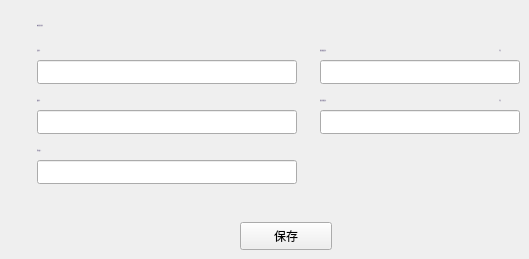
       <widget class="QWidget" name="page_2">
        <widget class="QLineEdit" name="newPwdLineEdit">
         <property name="geometry">
          <rect>
           <x>37</x>
           <y>110</y>
           <width>260</width>
           <height>24</height>
          </rect>
         </property>
         <property name="font">
          <font>
           <family>微软雅黑</family>
          </font>
         </property>
         <property name="contextMenuPolicy">
          <enum>Qt::DefaultContextMenu</enum>
         </property>
         <property name="echoMode">
          <enum>QLineEdit::Password</enum>
         </property>
        </widget>
        <widget class="QLineEdit" name="confirmPwdLineEdit">
         <property name="geometry">
          <rect>
           <x>37</x>
           <y>160</y>
           <width>260</width>
           <height>24</height>
          </rect>
         </property>
         <property name="font">
          <font>
           <family>微软雅黑</family>
          </font>
         </property>
         <property name="contextMenuPolicy">
          <enum>Qt::DefaultContextMenu</enum>
         </property>
         <property name="echoMode">
          <enum>QLineEdit::Password</enum>
         </property>
        </widget>
        <widget class="QToolButton" name="confirmBtn">
         <property name="geometry">
          <rect>
           <x>240</x>
           <y>222</y>
           <width>92</width>
           <height>28</height>
          </rect>
         </property>
         <property name="font">
          <font/>
         </property>
         <property name="cursor">
          <cursorShape>PointingHandCursor</cursorShape>
         </property>
         <property name="focusPolicy">
          <enum>Qt::NoFocus</enum>
         </property>
         <property name="styleSheet">
          <string notr="true"/>
         </property>
         <property name="text">
          <string>保存</string>
         </property>
        </widget>
        <widget class="QLabel" name="label_7">
         <property name="geometry">
          <rect>
           <x>37</x>
           <y>140</y>
           <width>100</width>
           <height>20</height>
          </rect>
         </property>
         <property name="font">
          <font>
           <family>微软雅黑</family>
           <pointsize>-1</pointsize>
           <weight>50</weight>
           <italic>false</italic>
           <bold>false</bold>
          </font>
         </property>
         <property name="styleSheet">
          <string notr="true">font: 9px &quot;微软雅黑&quot;;
color:rgb(137,129,161);</string>
         </property>
         <property name="text">
          <string>再次输入：</string>
         </property>
         <property name="alignment">
          <set>Qt::AlignLeading|Qt::AlignLeft|Qt::AlignVCenter</set>
         </property>
        </widget>
        <widget class="QLabel" name="tipLabel3">
         <property name="geometry">
          <rect>
           <x>180</x>
           <y>61</y>
           <width>110</width>
           <height>20</height>
          </rect>
         </property>
         <property name="font">
          <font>
           <family>微软雅黑</family>
          </font>
         </property>
         <property name="styleSheet">
          <string notr="true">color: rgb(255, 0, 0);</string>
         </property>
         <property name="text">
          <string/>
         </property>
        </widget>
        <widget class="QLabel" name="label_8">
         <property name="geometry">
          <rect>
           <x>37</x>
           <y>40</y>
           <width>100</width>
           <height>20</height>
          </rect>
         </property>
         <property name="font">
          <font>
           <family>微软雅黑</family>
           <pointsize>-1</pointsize>
           <weight>50</weight>
           <italic>false</italic>
           <bold>false</bold>
          </font>
         </property>
         <property name="styleSheet">
          <string notr="true">font: 9px &quot;微软雅黑&quot;;
color:rgb(137,129,161);</string>
         </property>
         <property name="text">
          <string>旧密码：</string>
         </property>
         <property name="alignment">
          <set>Qt::AlignLeading|Qt::AlignLeft|Qt::AlignVCenter</set>
         </property>
        </widget>
        <widget class="QLabel" name="tipLabel2">
         <property name="geometry">
          <rect>
           <x>180</x>
           <y>161</y>
           <width>110</width>
           <height>20</height>
          </rect>
         </property>
         <property name="font">
          <font>
           <family>微软雅黑</family>
          </font>
         </property>
         <property name="styleSheet">
          <string notr="true">color: rgb(255, 0, 0);</string>
         </property>
         <property name="text">
          <string/>
         </property>
        </widget>
        <widget class="QLabel" name="label_9">
         <property name="geometry">
          <rect>
           <x>37</x>
           <y>90</y>
           <width>100</width>
           <height>20</height>
          </rect>
         </property>
         <property name="font">
          <font>
           <family>微软雅黑</family>
           <pointsize>-1</pointsize>
           <weight>50</weight>
           <italic>false</italic>
           <bold>false</bold>
          </font>
         </property>
         <property name="styleSheet">
          <string notr="true">font: 9px &quot;微软雅黑&quot;;
color:rgb(137,129,161);</string>
         </property>
         <property name="text">
          <string>新密码：</string>
         </property>
         <property name="alignment">
          <set>Qt::AlignLeading|Qt::AlignLeft|Qt::AlignVCenter</set>
         </property>
        </widget>
        <widget class="QLabel" name="tipLabel">
         <property name="geometry">
          <rect>
           <x>180</x>
           <y>111</y>
           <width>110</width>
           <height>20</height>
          </rect>
         </property>
         <property name="font">
          <font>
           <family>微软雅黑</family>
          </font>
         </property>
         <property name="styleSheet">
          <string notr="true">color: rgb(255, 0, 0);</string>
         </property>
         <property name="text">
          <string/>
         </property>
        </widget>
        <widget class="QLineEdit" name="oldPwdLineEdit">
         <property name="geometry">
          <rect>
           <x>37</x>
           <y>60</y>
           <width>260</width>
           <height>24</height>
          </rect>
         </property>
         <property name="font">
          <font>
           <family>微软雅黑</family>
          </font>
         </property>
         <property name="contextMenuPolicy">
          <enum>Qt::DefaultContextMenu</enum>
         </property>
         <property name="echoMode">
          <enum>QLineEdit::Password</enum>
         </property>
        </widget>
        <widget class="QLabel" name="label">
         <property name="geometry">
          <rect>
           <x>37</x>
           <y>10</y>
           <width>200</width>
           <height>30</height>
          </rect>
         </property>
         <property name="font">
          <font>
           <family>微软雅黑</family>
           <pointsize>-1</pointsize>
           <weight>50</weight>
           <italic>false</italic>
           <bold>false</bold>
          </font>
         </property>
         <property name="styleSheet">
          <string notr="true">font: 10px &quot;微软雅黑&quot;;
color:rgb(137,129,161);</string>
         </property>
         <property name="text">
          <string>修改钱包密码</string>
         </property>
        </widget>
        <widget class="QLabel" name="label_12">
         <property name="geometry">
          <rect>
           <x>320</x>
           <y>40</y>
           <width>100</width>
           <height>20</height>
          </rect>
         </property>
         <property name="font">
          <font>
           <family>微软雅黑</family>
           <pointsize>-1</pointsize>
           <weight>50</weight>
           <italic>false</italic>
           <bold>false</bold>
          </font>
         </property>
         <property name="styleSheet">
          <string notr="true">font: 9px &quot;微软雅黑&quot;;
color:rgb(137,129,161);</string>
         </property>
         <property name="text">
          <string>钱包数据路径：</string>
         </property>
         <property name="alignment">
          <set>Qt::AlignLeading|Qt::AlignLeft|Qt::AlignVCenter</set>
         </property>
        </widget>
        <widget class="QLineEdit" name="dataPathLineEdit">
         <property name="geometry">
          <rect>
           <x>320</x>
           <y>60</y>
           <width>200</width>
           <height>24</height>
          </rect>
         </property>
         <property name="font">
          <font>
           <family>微软雅黑</family>
          </font>
         </property>
         <property name="contextMenuPolicy">
          <enum>Qt::DefaultContextMenu</enum>
         </property>
         <property name="echoMode">
          <enum>QLineEdit::Normal</enum>
         </property>
        </widget>
        <widget class="QLabel" name="label_13">
         <property name="geometry">
          <rect>
           <x>320</x>
           <y>90</y>
           <width>100</width>
           <height>20</height>
          </rect>
         </property>
         <property name="font">
          <font>
           <family>微软雅黑</family>
           <pointsize>-1</pointsize>
           <weight>50</weight>
           <italic>false</italic>
           <bold>false</bold>
          </font>
         </property>
         <property name="toolTip">
          <string>默认数据备份路径，请勿删除</string>
         </property>
         <property name="styleSheet">
          <string notr="true">font: 9px &quot;微软雅黑&quot;;
color:rgb(137,129,161);</string>
         </property>
         <property name="text">
          <string>钱包配置路径：</string>
         </property>
         <property name="alignment">
          <set>Qt::AlignLeading|Qt::AlignLeft|Qt::AlignVCenter</set>
         </property>
        </widget>
        <widget class="QLineEdit" name="configPathLineEdit">
         <property name="geometry">
          <rect>
           <x>320</x>
           <y>110</y>
           <width>200</width>
           <height>24</height>
          </rect>
         </property>
         <property name="font">
          <font>
           <family>微软雅黑</family>
          </font>
         </property>
         <property name="contextMenuPolicy">
          <enum>Qt::DefaultContextMenu</enum>
         </property>
         <property name="toolTip">
          <string>默认数据备份路径，请勿删除</string>
         </property>
         <property name="echoMode">
          <enum>QLineEdit::Normal</enum>
         </property>
        </widget>
        <widget class="QToolButton" name="pathBtn">
         <property name="geometry">
          <rect>
           <x>480</x>
           <y>42</y>
           <width>40</width>
           <height>16</height>
          </rect>
         </property>
         <property name="font">
          <font>
           <family>微软雅黑</family>
           <pointsize>-1</pointsize>
           <weight>50</weight>
           <italic>false</italic>
           <bold>false</bold>
          </font>
         </property>
         <property name="cursor">
          <cursorShape>PointingHandCursor</cursorShape>
         </property>
         <property name="focusPolicy">
          <enum>Qt::NoFocus</enum>
         </property>
         <property name="styleSheet">
          <string notr="true">QToolButton{font: 9px &quot;微软雅黑&quot;;background:transparent;border:0px solid white;color: rgb(137,129,161);} QToolButton:hover{color:rgb(107,99,131);}</string>
         </property>
         <property name="text">
          <string>打开</string>
         </property>
        </widget>
        <widget class="QToolButton" name="pathBtn2">
         <property name="geometry">
          <rect>
           <x>480</x>
           <y>92</y>
           <width>40</width>
           <height>16</height>
          </rect>
         </property>
         <property name="font">
          <font>
           <family>微软雅黑</family>
           <pointsize>-1</pointsize>
           <weight>50</weight>
           <italic>false</italic>
           <bold>false</bold>
          </font>
         </property>
         <property name="cursor">
          <cursorShape>PointingHandCursor</cursorShape>
         </property>
         <property name="focusPolicy">
          <enum>Qt::NoFocus</enum>
         </property>
         <property name="toolTip">
          <string>默认数据备份路径，请勿删除</string>
         </property>
         <property name="styleSheet">
          <string notr="true">QToolButton{font: 9px &quot;微软雅黑&quot;;background:transparent;border:0px solid white;color: rgb(137,129,161);} QToolButton:hover{color:rgb(107,99,131);}</string>
         </property>
         <property name="text">
          <string>打开</string>
         </property>
        </widget>
        <zorder>newPwdLineEdit</zorder>
        <zorder>confirmPwdLineEdit</zorder>
        <zorder>confirmBtn</zorder>
        <zorder>label_7</zorder>
        <zorder>label_8</zorder>
        <zorder>label_9</zorder>
        <zorder>oldPwdLineEdit</zorder>
        <zorder>label</zorder>
        <zorder>tipLabel</zorder>
        <zorder>tipLabel2</zorder>
        <zorder>tipLabel3</zorder>
        <zorder>label_12</zorder>
        <zorder>dataPathLineEdit</zorder>
        <zorder>label_13</zorder>
        <zorder>configPathLineEdit</zorder>
        <zorder>pathBtn</zorder>
        <zorder>pathBtn2</zorder>
       </widget>
